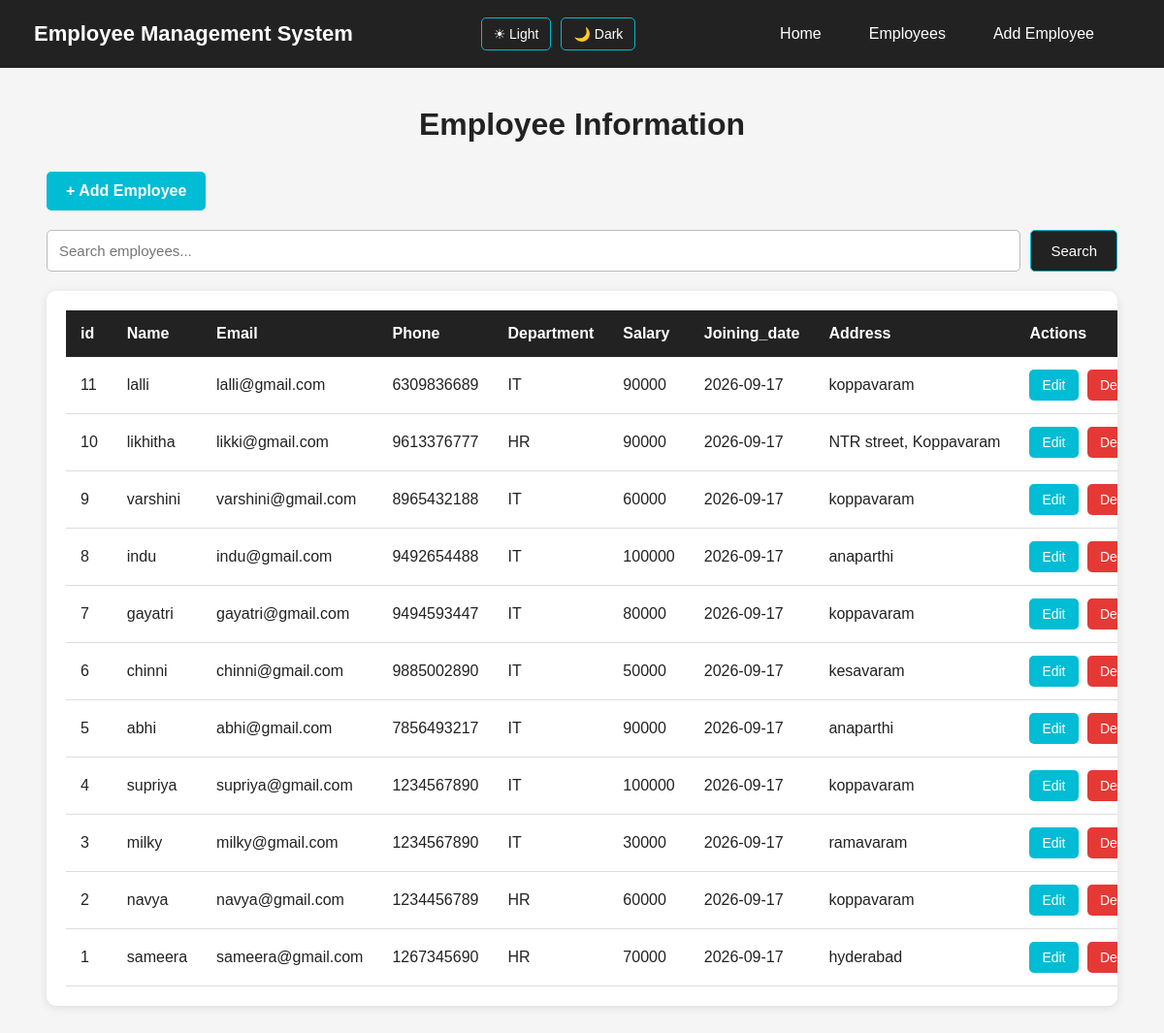
The app's page /employees (signed in), older data.
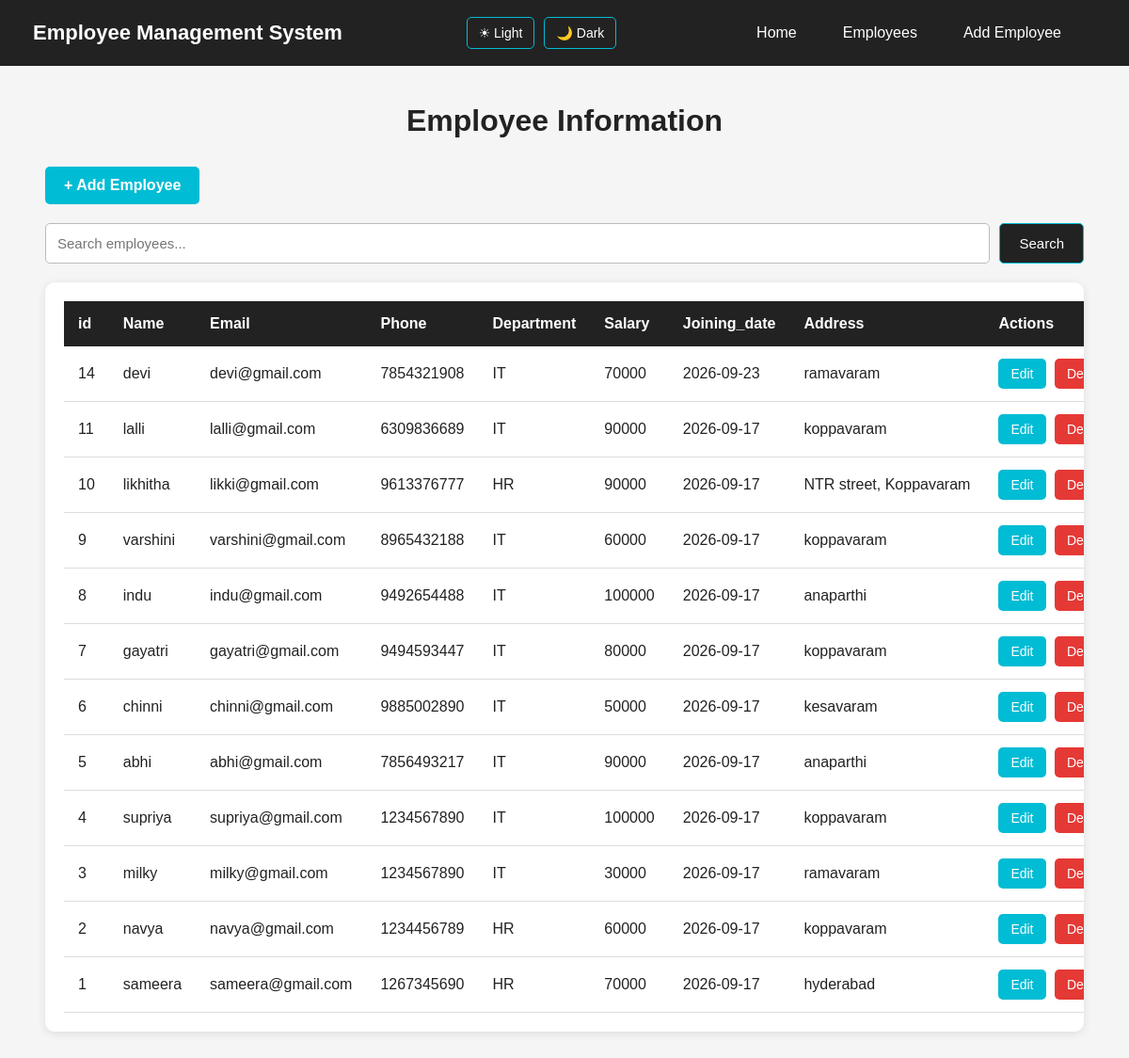
The same page, newer data.
### tables this page shows
CREATE TABLE employees(
              id INTEGER PRIMARY KEY AUTOINCREMENT,
              name TEXT NOT NULL,
              email  TEXT NOT NULL,
              phone TEXT NOT NULL,
              department TEXT NOT NULL,
              salary INTEGER NOT NULL,
              joining_date TEXT NOT NULL,
              address TEXT
              );

### server.py (the view)
@app.route("/employees")
def employees():
    if not login_required():
        return redirect("/login")
    connection = get_database_connection()
    cursor = connection.cursor()
    cursor.execute("""
        SELECT *
        FROM employees
        ORDER BY id DESC
    """)
    employees = cursor.fetchall()
    connection.close()
    theme = request.cookies.get(
        "theme",
        "light"
    )
    return render_template(
        "employees.html",
        employees=employees,
        theme=theme
    )

### server.py (called while the page is built)
def get_database_connection():
    connection = sqlite3.connect("users.db")
    connection.row_factory = sqlite3.Row
    return connection

def login_required():
    return "user_id" in session

### Templates/employees.html (shortened to what this page needs)
<!DOCTYPE html>
<html lang="en">
<head>
    </head>
<body class="{{theme}}">
    <nav class="navbar">
        <div class="logo">
            Employee Management System
        </div>
        <div class="theme-buttons">
            <a href="/set-theme/light">
                ☀ Light
            </a>
            <a href="/set-theme/dark">
                🌙 Dark
            </a>
        </div>
        <ul class="nav-links">
            <li>
                <a href="/">
                    Home
                </a>
            </li>
              <li>
                <a href="/employees">
                    Employees
                </a>
            </li>
            <li>
                <a href="/add-employee">
                    Add Employee
                </a>
         </ul>
    </nav>
    <div class="container">
        <h1>
            Employee Information
        </h1>
        <div class="add-section">
            <a href="/add-employee"
               class="add-btn">
                + Add Employee
            </a>
         </div>
        <div class="search-section">
        <form action="/Search" method="GET">
            <input type="text" name="q" placeholder="Search employees..."  value="{{ search_text or '' }}" >
        <button type="submit"> Search</button>
        </form>
        </div>
    <div class="table-container">
        <table>
            <thead>
                <tr>
                    <th>id</th>
                    <th>Name</th>
                    <th>Email</th>
                    <th>Phone</th>
                    <th>Department</th>
                    <th>Salary</th>
                    <th>Joining_date</th>
                    <th>Address</th>
                    <th>Actions</th>
                </tr>
            </thead>
            <tbody>
                 {% if employees %}
                 {% for employee in employees %}
                 <tr>
                    <td>{{employee["id"]}}</td>
                    <td>{{employee["name"]}}</td>
                    <td>{{employee["email"]}}</td>
                    <td>{{employee["phone"]}}</td>
                    <td>{{employee["department"]}}</td>
                    <td>{{employee["salary"]}}</td>
                    <td>{{employee["joining_date"]}}</td>
                    <td>{{employee["address"]}}</td>
                    <td class="actions">
                        <a href="/edit-employee/{{employee['id']}}"
                        class="edit-btn">Edit</a>
                        <a href="/delete-employee/{{employee['id']}}"
                        class="delete-btn"
                        onclick=" return  confirm('Are you sure you want to delete this employee?')">Delete</a>
                    </td>
                 </tr>
                 {% endfor %}
                 {% else %}
                  <tr>
                    <td colspan="9"class="no-employees"> No Employees found</td>
                  </tr>
                  {% endif%}
            </tbody>
        </table>
    </div>
</body>
</html>

### Templates/employees.html (style rules this page uses)
* { margin: 0; padding: 0; box-sizing: border-box; }
body { font-family: Arial, sans-serif; background-color: #f5f5f5; color: #222; }
body.light { background-color: #f5f5f5; color: #222; }
body.light .table-container { background-color: white; color: #222; }
body.light td { color: #222; border-bottom: 1px solid #ddd; }
.navbar { background-color: #222; min-height: 70px; padding: 0 35px; display: flex; align-items: center; justify-content: space-between; }
.logo { color: white; font-size: 22px; font-weight: bold; }
.nav-links { display: flex; align-items: center; gap: 25px; list-style: none; }
.nav-links a { color: white; text-decoration: none; font-size: 16px; padding: 10px 12px; border-radius: 5px; transition: 0.3s; }
.theme-buttons { display: flex; align-items: center; gap: 10px; margin-right: 5px; }
.theme-buttons a { color: white; text-decoration: none; border: 1px solid #00bcd4; padding: 8px 12px; border-radius: 5px; font-size: 14px; transition: 0.3s; }
.container { width: 92%; max-width: 1400px; margin: 40px auto; }
h1 { text-align: center; margin-bottom: 30px; font-size: 32px; }
.add-section { margin-bottom: 20px; }
.add-btn { display: inline-block; background-color: #00bcd4; color: white; text-decoration: none; padding: 11px 20px; border-radius: 5px; font-size: 16px; font-weight: bold; transition: 0.3s; }
.table-container { background-color: white; padding: 20px; border-radius: 10px; box-shadow: 0 2px 10px rgba(0, 0, 0, 0.1); overflow-x: auto; }
table { width: 100%; border-collapse: collapse; min-width: 1100px; }
thead { background-color: #222; }
th { color: white; padding: 15px; text-align: left; white-space: nowrap; }
td { padding: 13px 15px; border-bottom: 1px solid #ddd; white-space: nowrap; }
.actions { white-space: nowrap; }
.edit-btn, .delete-btn { display: inline-block; color: white; text-decoration: none; padding: 8px 13px; border-radius: 5px; font-size: 14px; margin-right: 5px; }
.edit-btn { background-color: #00bcd4; }
.delete-btn { background-color: #e53935; }
.search-section { margin: 20px 0; }
.search-section form { display: flex; gap: 10px; }
.search-section input { flex: 1; padding: 12px; border: 1px solid #bbb; border-radius: 5px; font-size: 15px; }
.search-section button { padding: 12px 20px; background-color: #222; color: white; border: 1px solid #00bcd4; border-radius: 5px; cursor: pointer; font-size: 15px; }

Row changes from the older to the newer data that the page shows:
added employees: id "14", name "devi", email "devi@gmail.com", phone "7854321908", department "IT", salary "70000", joining_date "2026-09-23", address "ramavaram"
